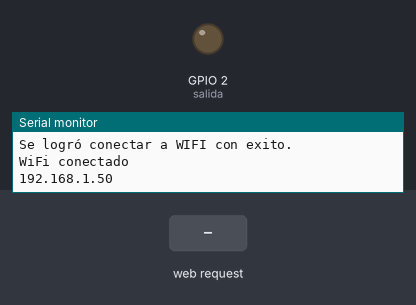
Simulated run of this program. Board: ESP32. On the bench: output pins drawn as LEDs (lit = HIGH), the last lines printed to the serial monitor. The test bench sets the inputs (shaded band). WiFi joins after 1.5 s; servers stay silent unless stated.

Above: at 2.7 s.
2.8 s: HTTP request GET /on received
At 3.3 s:
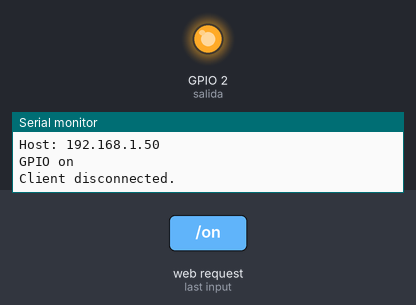
4.3 s: HTTP request GET /off received
At 5.7 s:
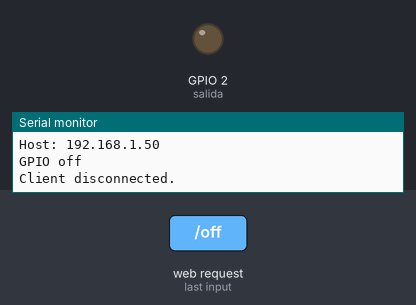
Timing chart, 0 to 7.3 s (numbered marks = the images above; inputs shaded):
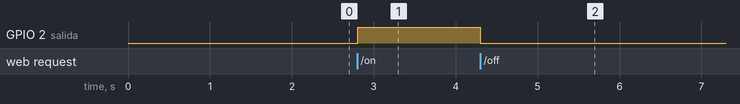

The program:

main.cpp
```cpp
#include <WiFi.h>

//------------------Servidor Web en puerto 80---------------------

WiFiServer server(80);

//---------------------Credenciales de WiFi-----------------------

const char *ssid = "✖‿✖";
const char *password = "0291nino@";

//---------------------VARIABLES GLOBALES-------------------------
int contconexion = 0;

String header; // Variable para guardar el HTTP request

String estadoSalida = "off";

const int salida = 2;

//------------------------CODIGO HTML------------------------------
String pagina = "<!DOCTYPE html>"
                "<html>"
                "<head>"
                "<meta charset='utf-8' />"
                "<title>Servidor Web ESP32</title>"
                "</head>"
                "<body>"
                "<center>"
                "<h1>Luz de la habitacion de Fito</h1>"
                "<p><a href='/on'><button style='height:50px;width:100px'>ON</button></a></p>"
                "<p><a href='/off'><button style='height:50px;width:100px'>OFF</button></a></p>"
                "</center>"
                "</body>"
                "</html>";

//---------------------------SETUP--------------------------------
void setup()
{
  Serial.begin(115200);
  Serial.println("Se inicializo con una velocidad de 115200 baudios \n");

  pinMode(salida, OUTPUT);
  digitalWrite(salida, LOW);

  // Conexión WIFI
  WiFi.begin(ssid, password);
  //Cuenta hasta 50 si no se puede conectar lo cancela
  while (WiFi.status() != WL_CONNECTED and contconexion < 50)
  {
    ++contconexion;
    delay(500);
    Serial.print("No se logró conectar\n");
  }
  Serial.print("Se logró conectar a WIFI con exito. \n");

  if (contconexion < 50)
  {
    //para usar con ip fija
    IPAddress ip(192, 168, 0, 180);
    IPAddress gateway(192, 168, 0, 1);
    IPAddress subnet(255, 255, 255, 0);
    WiFi.config(ip, gateway, subnet);

    Serial.println("");
    Serial.println("WiFi conectado");
    Serial.println(WiFi.localIP());
    server.begin(); // iniciamos el servidor
  }
  else
  {
    Serial.println("");
    Serial.println("Error de conexion");
  }
}

//----------------------------LOOP----------------------------------

void loop()
{
  WiFiClient client = server.available(); // Escucha a los clientes entrantes

  if (client)
  {                                // Si se conecta un nuevo cliente
    Serial.println("New Client."); //
    String currentLine = "";       //
    while (client.connected())
    { // loop mientras el cliente está conectado
      if (client.available())
      {                         // si hay bytes para leer desde el cliente
        char c = client.read(); // lee un byte
        Serial.write(c);        // imprime ese byte en el monitor serial
        header += c;
        if (c == '\n')
        { // si el byte es un caracter de salto de linea
          // si la nueva linea está en blanco significa que es el fin del
          // HTTP request del cliente, entonces respondemos:
          if (currentLine.length() == 0)
          {
            client.println("HTTP/1.1 200 OK");
            client.println("Content-type:text/html");
            client.println("Connection: close");
            client.println();

            // enciende y apaga el GPIO
            if (header.indexOf("GET /on") >= 0)
            {
              Serial.println("GPIO on");
              estadoSalida = "on";
              digitalWrite(salida, HIGH);
            }
            else if (header.indexOf("GET /off") >= 0)
            {
              Serial.println("GPIO off");
              estadoSalida = "off";
              digitalWrite(salida, LOW);
            }

            // Muestra la página web
            client.println(pagina);

            // la respuesta HTTP temina con una linea en blanco
            client.println();
            break;
          }
          else
          { // si tenemos una nueva linea limpiamos currentLine
            currentLine = "";
          }
        }
        else if (c != '\r')
        {                   // si C es distinto al caracter de retorno de carro
          currentLine += c; // lo agrega al final de currentLine
        }
      }
    }
    // Limpiamos la variable header
    header = "";
    // Cerramos la conexión
    client.stop();
    Serial.println("Client disconnected.");
    Serial.println("");
  }
}
```

Measured:
- after the input at 2.8 s, GPIO 2 (salida): LOW → HIGH at once
- after the input at 4.3 s, GPIO 2 (salida): HIGH → LOW at once
